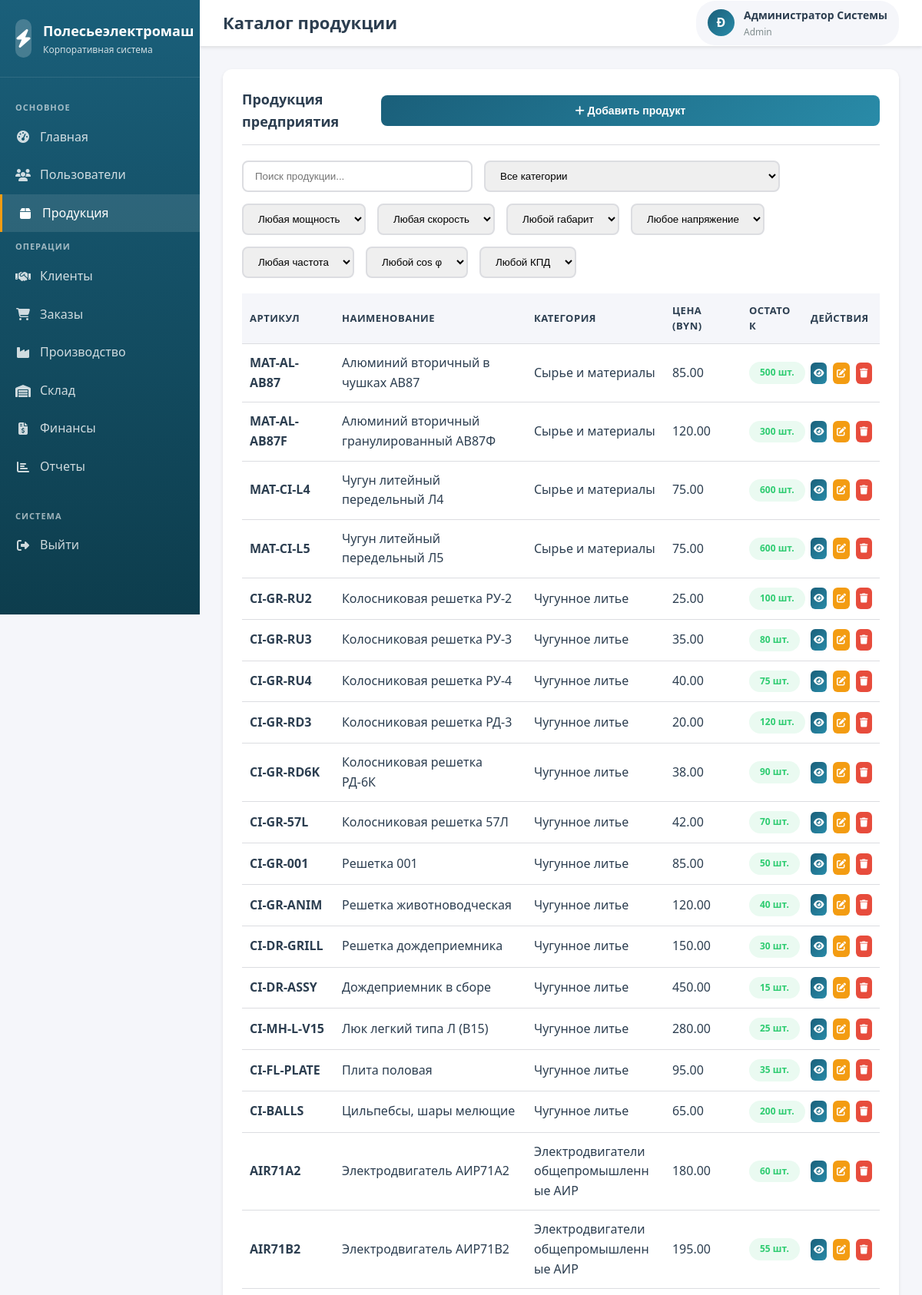
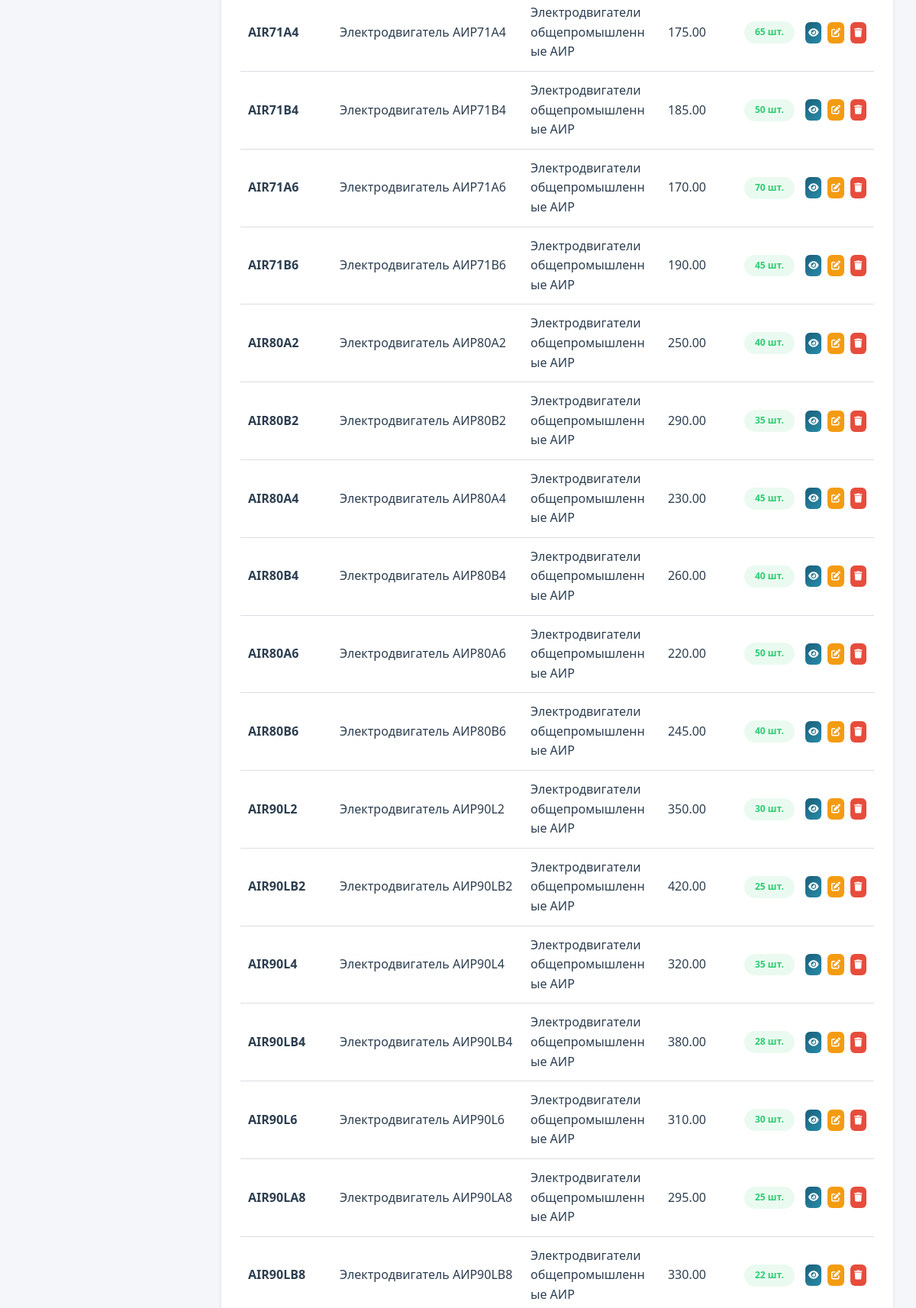
/modules/products/index.php (signed in, upper part), run on the app's committed database (2 pictures, top to bottom).
### tables this page shows
CREATE TABLE products (
    id INT AUTO_INCREMENT PRIMARY KEY,
    product_code VARCHAR(50) NOT NULL UNIQUE,
    product_name VARCHAR(200) NOT NULL,
    category_id INT,
    description TEXT,
    specifications JSON,
    base_price DECIMAL(10,2) NOT NULL,
    currency VARCHAR(3) DEFAULT 'BYN',
    weight DECIMAL(10,3) DEFAULT 0 COMMENT 'Вес единицы продукции в кг',
    stock_quantity INT DEFAULT 0,
    min_stock_level INT DEFAULT 10,
    is_active TINYINT(1) DEFAULT 1,
    created_at TIMESTAMP DEFAULT CURRENT_TIMESTAMP,
    updated_at TIMESTAMP DEFAULT CURRENT_TIMESTAMP ON UPDATE CURRENT_TIMESTAMP,
    FOREIGN KEY (category_id) REFERENCES product_categories(id) ON DELETE SET NULL
);

CREATE TABLE product_categories (
    id INT AUTO_INCREMENT PRIMARY KEY,
    category_name VARCHAR(100) NOT NULL,
    parent_id INT NULL,
    description TEXT,
    created_at TIMESTAMP DEFAULT CURRENT_TIMESTAMP,
    FOREIGN KEY (parent_id) REFERENCES product_categories(id) ON DELETE SET NULL
);

### modules/products/index.php (the view, shortened to what this page needs)
<?php
$pdo = getDBConnection();
$userFullName = $_SESSION['full_name'];
$initials = strtoupper(substr($userFullName, 0, 1));
try {
    $stmt = $pdo->query("
        SELECT p.*, pc.category_name
        FROM products p
        LEFT JOIN product_categories pc ON p.category_id = pc.id
        ORDER BY p.created_at DESC
    ");
    $products = $stmt->fetchAll();
} catch (PDOException $e) {
    $error = 'Ошибка загрузки данных';
    $products = [];
    $categories = [];
}
?>
<!DOCTYPE html>
<html lang="ru">
<head>
    <link rel="stylesheet" href="../../assets/css/style.css">
    <link rel="stylesheet" href="https://cdnjs.cloudflare.com/ajax/libs/font-awesome/6.4.0/css/all.min.css">
</head>
<body>
    <div class="dashboard-container">
        <aside class="sidebar">
            <div class="sidebar-header">
                <div class="sidebar-logo">
                    <div class="logo-icon">
                        <i class="fas fa-bolt"></i>
                    </div>
                    <div class="logo-text">
                        <h2>Полесьеэлектромаш</h2>
                        <p>Корпоративная система</p>
                    </div>
                </div>
            </div>
            <?php
            include '../../includes/sidebar.php';
            ?>
        </aside>
        <div class="main-content">
            <header class="header">
                <div class="header-left">
                    <div class="header-title">
                        <h1>Каталог продукции</h1>
                    </div>
                </div>
                <div class="header-right">
                    <div class="user-info">
                        <div class="user-avatar">
                            <?php echo $initials; ?>
                        </div>
                        <div class="user-details">
                            <span class="user-name"><?php echo htmlspecialchars($userFullName); ?></span>
                            <span class="user-role"><?php echo ucfirst($userRole); ?></span>
                        </div>
                    </div>
                </div>
            </header>
            <div class="content-area">
                <div class="card">
                    <div class="card-header">
                        <h2 class="card-title">Продукция предприятия</h2>
                        <button class="btn btn-primary" onclick="openModal('addProductModal')">
                            <i class="fas fa-plus"></i> Добавить продукт
                        </button>
                    </div>
                    <div style="margin-bottom: 20px; display: flex; gap: 15px; flex-wrap: wrap;">
                        <input
                            type="text"
                            id="productSearch"
                            placeholder="Поиск продукции..."
                            onkeyup="filterProducts()"
                            style="padding: 10px 15px; border: 2px solid var(--border-color); border-radius: 8px; width: 300px;"
                        >
                        <select id="categoryFilter" onchange="filterProducts()" style="padding: 10px 15px; border: 2px solid var(--border-color); border-radius: 8px;">
                            <option value="">Все категории</option>
                        </select>
                        <select id="powerFilter" onchange="filterProducts()" style="padding: 10px 15px; border: 2px solid var(--border-color); border-radius: 8px;">
                            <option value="">Любая мощность</option>
                        </select>
                        <select id="speedFilter" onchange="filterProducts()" style="padding: 10px 15px; border: 2px solid var(--border-color); border-radius: 8px;">
                            <option value="">Любая скорость</option>
                        </select>
                        <select id="frameFilter" onchange="filterProducts()" style="padding: 10px 15px; border: 2px solid var(--border-color); border-radius: 8px;">
                            <option value="">Любой габарит</option>
                        </select>
                        <select id="voltageFilter" onchange="filterProducts()" style="padding: 10px 15px; border: 2px solid var(--border-color); border-radius: 8px;">
                            <option value="">Любое напряжение</option>
                        </select>
                        <select id="frequencyFilter" onchange="filterProducts()" style="padding: 10px 15px; border: 2px solid var(--border-color); border-radius: 8px;">
                            <option value="">Любая частота</option>
                        </select>
                        <select id="cosPhiFilter" onchange="filterProducts()" style="padding: 10px 15px; border: 2px solid var(--border-color); border-radius: 8px;">
                            <option value="">Любой cos φ</option>
                        </select>
                        <select id="efficiencyFilter" onchange="filterProducts()" style="padding: 10px 15px; border: 2px solid var(--border-color); border-radius: 8px;">
                            <option value="">Любой КПД</option>
                        </select>
                    </div>
                    <div class="table-responsive">
                        <table class="data-table" id="productsTable">
                            <thead>
                                <tr>
                                    <th>Артикул</th>
                                    <th>Наименование</th>
                                    <th>Категория</th>
                                    <th>Цена (BYN)</th>
                                    <th>Остаток</th>
                                    <th>Действия</th>
                                </tr>
                            </thead>
                            <tbody>
                                <?php if (empty($products)): ?>
                                    <tr>
                                        <td colspan="6" class="text-center">Продукция не найдена</td>
                                    </tr>
                                <?php else: ?>
                                    <?php foreach ($products as $product): ?>
                                        <?php
                                        $specs = json_decode($product['specifications'] ?? '{}', true);
                                        $productWithSpecs = $product;
                                        $productWithSpecs['specifications'] = $specs;
                                        ?>
                                        <tr data-category="<?php echo $product['category_id'] ?? ''; ?>"
                                            data-power="<?php echo isset($specs['power_kw']) ? $specs['power_kw'] : ''; ?>"
                                            data-speed="<?php echo isset($specs['rpm']) ? $specs['rpm'] : ''; ?>"
                                            data-frame="<?php echo isset($specs['frame_size_mm']) ? $specs['frame_size_mm'] : ''; ?>"
                                            data-voltage="<?php echo isset($specs['voltage_v']) ? $specs['voltage_v'] : ''; ?>"
                                            data-frequency="<?php echo isset($specs['frequency_hz']) ? $specs['frequency_hz'] : ''; ?>"
                                            data-cosphi="<?php echo isset($specs['cos_phi']) ? $specs['cos_phi'] : ''; ?>"
                                            data-efficiency="<?php echo isset($specs['efficiency_pct']) ? $specs['efficiency_pct'] : ''; ?>"
                                            data-product='<?php echo htmlspecialchars(json_encode($productWithSpecs, JSON_UNESCAPED_UNICODE), ENT_QUOTES); ?>'>
                                            <td><strong><?php echo htmlspecialchars($product['product_code']); ?></strong></td>
                                            <td><?php echo htmlspecialchars($product['product_name']); ?></td>
                                            <td><?php echo htmlspecialchars($product['category_name'] ?? 'Не указана'); ?></td>
                                            <td><?php echo number_format($product['base_price'], 2); ?></td>
                                            <td>
                                                <?php if ($product['stock_quantity'] <= $product['min_stock_level']): ?>
                                                    <span class="badge badge-danger"><?php echo $product['stock_quantity']; ?> шт.</span>
                                                <?php else: ?>
                                                    <span class="badge badge-success"><?php echo $product['stock_quantity']; ?> шт.</span>
                                                <?php endif; ?>
                                            </td>
                                            <td>
                                                <div class="action-buttons">
                                                    <button class="btn btn-sm btn-icon btn-primary" title="Просмотр характеристик" onclick="viewProduct(<?php echo $product['id']; ?>)">
                                                        <i class="fas fa-eye"></i>
                                                    </button>
                                                    <button class="btn btn-sm btn-icon btn-secondary" title="Редактировать" onclick="editProduct(<?php echo $product['id']; ?>)">
                                                        <i class="fas fa-edit"></i>
                                                    </button>
                                                    <button class="btn btn-sm btn-icon btn-danger" title="Удалить" onclick="deleteProduct(<?php echo $product['id']; ?>, '<?php echo htmlspecialchars($product['product_name']); ?>')">
                                                        <i class="fas fa-trash"></i>
                                                    </button>
                                                </div>
                                            </td>
                                        </tr>
                                    <?php endforeach; ?>
                                <?php endif; ?>
                            </tbody>
                        </table>
                    </div>
                </div>
            </div>
        </div>
    </div>
</body>
</html>

### data on the page
products: product_code "MAT-AL-AB87", product_name "Алюминий вторичный в чушках АВ87", category.category_name "Сырье и материалы", base_price "85.00", stock_quantity "500"
products: product_code "MAT-AL-AB87F", product_name "Алюминий вторичный гранулированный АВ87Ф", category.category_name "Сырье и материалы", base_price "120.00", stock_quantity "300"
products: product_code "MAT-CI-L4", product_name "Чугун литейный передельный Л4", category.category_name "Сырье и материалы", base_price "75.00", stock_quantity "600"
products: product_code "MAT-CI-L5", product_name "Чугун литейный передельный Л5", category.category_name "Сырье и материалы", base_price "75.00", stock_quantity "600"
products: product_code "CI-GR-RU2", product_name "Колосниковая решетка РУ-2", category.category_name "Чугунное литье", base_price "25.00", stock_quantity "100"
products: product_code "CI-GR-RU3", product_name "Колосниковая решетка РУ-3", category.category_name "Чугунное литье", base_price "35.00", stock_quantity "80"
products: product_code "CI-GR-RU4", product_name "Колосниковая решетка РУ-4", category.category_name "Чугунное литье", base_price "40.00", stock_quantity "75"
products: product_code "CI-GR-RD3", product_name "Колосниковая решетка РД-3", category.category_name "Чугунное литье", base_price "20.00", stock_quantity "120"
products: product_code "CI-GR-RD6K", product_name "Колосниковая решетка РД-6К", category.category_name "Чугунное литье", base_price "38.00", stock_quantity "90"
products: product_code "CI-GR-57L", product_name "Колосниковая решетка 57Л", category.category_name "Чугунное литье", base_price "42.00", stock_quantity "70"
products: product_code "CI-GR-001", product_name "Решетка 001", category.category_name "Чугунное литье", base_price "85.00", stock_quantity "50"
products: product_code "CI-GR-ANIM", product_name "Решетка животноводческая", category.category_name "Чугунное литье", base_price "120.00", stock_quantity "40"
products: product_code "CI-DR-GRILL", product_name "Решетка дождеприемника", category.category_name "Чугунное литье", base_price "150.00", stock_quantity "30"
products: product_code "CI-DR-ASSY", product_name "Дождеприемник в сборе", category.category_name "Чугунное литье", base_price "450.00", stock_quantity "15"
products: product_code "CI-MH-L-V15", product_name "Люк легкий типа Л (В15)", category.category_name "Чугунное литье", base_price "280.00", stock_quantity "25"
products: product_code "CI-FL-PLATE", product_name "Плита половая", category.category_name "Чугунное литье", base_price "95.00", stock_quantity "35"
products: product_code "CI-BALLS", product_name "Цильпебсы, шары мелющие", category.category_name "Чугунное литье", base_price "65.00", stock_quantity "200"
products: product_code "AIR71A2", product_name "Электродвигатель АИР71А2", category.category_name "Электродвигатели общепромышленные АИР", base_price "180.00", stock_quantity "60"
products: product_code "AIR71B2", product_name "Электродвигатель АИР71В2", category.category_name "Электродвигатели общепромышленные АИР", base_price "195.00", stock_quantity "55"
products: product_code "AIR71A4", product_name "Электродвигатель АИР71А4", category.category_name "Электродвигатели общепромышленные АИР", base_price "175.00", stock_quantity "65"
products: product_code "AIR71B4", product_name "Электродвигатель АИР71В4", category.category_name "Электродвигатели общепромышленные АИР", base_price "185.00", stock_quantity "50"
products: product_code "AIR71A6", product_name "Электродвигатель АИР71А6", category.category_name "Электродвигатели общепромышленные АИР", base_price "170.00", stock_quantity "70"
products: product_code "AIR71B6", product_name "Электродвигатель АИР71В6", category.category_name "Электродвигатели общепромышленные АИР", base_price "190.00", stock_quantity "45"
products: product_code "AIR80A2", product_name "Электродвигатель АИР80А2", category.category_name "Электродвигатели общепромышленные АИР", base_price "250.00", stock_quantity "40"
products: product_code "AIR80B2", product_name "Электродвигатель АИР80В2", category.category_name "Электродвигатели общепромышленные АИР", base_price "290.00", stock_quantity "35"
products: product_code "AIR80A4", product_name "Электродвигатель АИР80А4", category.category_name "Электродвигатели общепромышленные АИР", base_price "230.00", stock_quantity "45"
products: product_code "AIR80B4", product_name "Электродвигатель АИР80В4", category.category_name "Электродвигатели общепромышленные АИР", base_price "260.00", stock_quantity "40"
products: product_code "AIR80A6", product_name "Электродвигатель АИР80А6", category.category_name "Электродвигатели общепромышленные АИР", base_price "220.00", stock_quantity "50"
products: product_code "AIR80B6", product_name "Электродвигатель АИР80В6", category.category_name "Электродвигатели общепромышленные АИР", base_price "245.00", stock_quantity "40"
products: product_code "AIR90L2", product_name "Электродвигатель АИР90L2", category.category_name "Электродвигатели общепромышленные АИР", base_price "350.00", stock_quantity "30"
products: product_code "AIR90LB2", product_name "Электродвигатель АИР90LВ2", category.category_name "Электродвигатели общепромышленные АИР", base_price "420.00", stock_quantity "25"
products: product_code "AIR90L4", product_name "Электродвигатель АИР90L4", category.category_name "Электродвигатели общепромышленные АИР", base_price "320.00", stock_quantity "35"
products: product_code "AIR90LB4", product_name "Электродвигатель АИР90LВ4", category.category_name "Электродвигатели общепромышленные АИР", base_price "380.00", stock_quantity "28"
products: product_code "AIR90L6", product_name "Электродвигатель АИР90L6", category.category_name "Электродвигатели общепромышленные АИР", base_price "310.00", stock_quantity "30"
products: product_code "AIR90LA8", product_name "Электродвигатель АИР90LА8", category.category_name "Электродвигатели общепромышленные АИР", base_price "295.00", stock_quantity "25"
products: product_code "AIR90LB8", product_name "Электродвигатель АИР90LВ8", category.category_name "Электродвигатели общепромышленные АИР", base_price "330.00", stock_quantity "22"

### other printed values
$item['text'] "Главная"
$item['text'] "Пользователи"
$item['text'] "Продукция"
$item['text'] "Клиенты"
$item['text'] "Заказы"
$item['text'] "Производство"
$item['text'] "Склад"
$item['text'] "Финансы"
$item['text'] "Отчеты"
$initials "Ð"
$userFullName "Администратор Системы"
$userRole "Admin"
